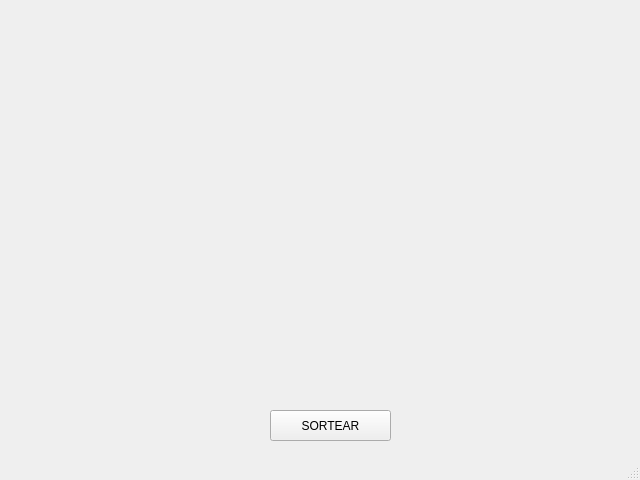
<?xml version="1.0" encoding="UTF-8"?>
<ui version="4.0">
 <class>MainWindow</class>
 <widget class="QMainWindow" name="MainWindow">
  <property name="geometry">
   <rect>
    <x>0</x>
    <y>0</y>
    <width>640</width>
    <height>480</height>
   </rect>
  </property>
  <property name="windowTitle">
   <string>SORTEIO DE LANCHE </string>
  </property>
  <widget class="QWidget" name="centralwidget">
   <widget class="QLabel" name="imagemFundo">
    <property name="geometry">
     <rect>
      <x>20</x>
      <y>0</y>
      <width>611</width>
      <height>391</height>
     </rect>
    </property>
    <property name="text">
     <string/>
    </property>
    <property name="pixmap">
     <pixmap>../../../Downloads/Vermelho Nacional Hambúrguer Dia Mídia Social Post.png</pixmap>
    </property>
   </widget>
   <widget class="QPushButton" name="pushButton">
    <property name="geometry">
     <rect>
      <x>270</x>
      <y>410</y>
      <width>121</width>
      <height>31</height>
     </rect>
    </property>
    <property name="text">
     <string>SORTEAR</string>
    </property>
   </widget>
  </widget>
  <widget class="QStatusBar" name="statusbar"/>
 </widget>
 <resources/>
 <connections/>
</ui>
